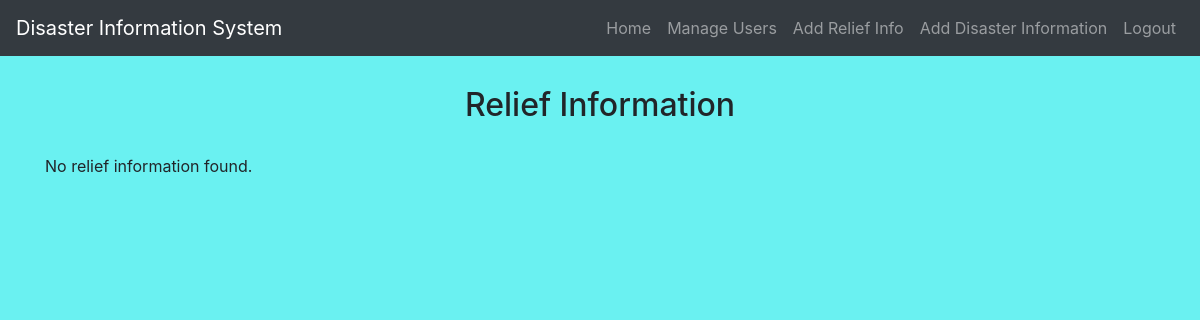
/admin/view_relief_information.php (signed in), run on an earlier commit of the app's database.
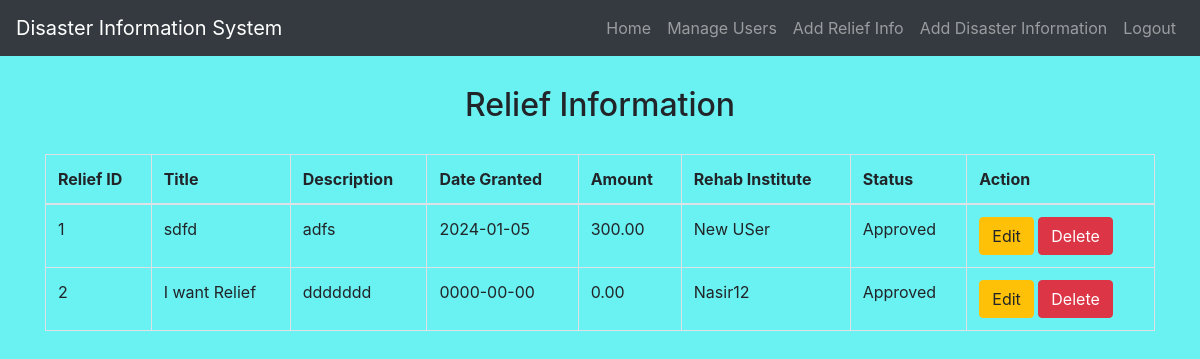
And on a later commit of the database.
### tables this page shows
CREATE TABLE `reliefinformation` (
  `ReliefID` int(11) NOT NULL,
  `Title` varchar(255) NOT NULL,
  `Description` text NOT NULL,
  `DateGranted` date NOT NULL,
  `Amount` decimal(10,2) NOT NULL,
  `RehabInstituteID` int(11) NOT NULL,
  `Status` enum('Pending','Rejected','Approved','Granted') NOT NULL
);

CREATE TABLE `user` (
  `UserID` int(11) NOT NULL,
  `Username` varchar(255) NOT NULL,
  `Email` varchar(255) NOT NULL,
  `Password` varchar(255) NOT NULL,
  `ContactInfo` varchar(255) NOT NULL,
  `UserType` enum('General User','Rehabilitation Institutes') NOT NULL,
  `Address` text NOT NULL,
  `Status` varchar(20) NOT NULL DEFAULT 'Pending'
);

### admin/view_relief_information.php (the view, shortened to what this page needs)
<?php
include('config.php');
$sql = "SELECT r.ReliefID, r.Title, r.Description, r.DateGranted, r.Amount, u.Username AS RehabInstituteName, u.Status
        FROM ReliefInformation r
        JOIN User u ON r.RehabInstituteID = u.UserID";
$result = $conn->query($sql);
?>
<!DOCTYPE html>
<html lang="en">
<head>
    <link rel="stylesheet" href="https://stackpath.bootstrapcdn.com/bootstrap/4.5.2/css/bootstrap.min.css">
    <link rel="stylesheet" href="./css/style.css">
</head>
<body>
    <?php include('navbar.php'); ?>
    <div class="container mt-3">
        <h2>Relief Information</h2>
        <?php
        if ($result->num_rows > 0) {
            echo "<table class='table table-bordered'>
                    <thead>
                        <tr>
                            <th>Relief ID</th>
                            <th>Title</th>
                            <th>Description</th>
                            <th>Date Granted</th>
                            <th>Amount</th>
                            <th>Rehab Institute</th>
                            <th>Status</th>
                            <th>Action</th>
                        </tr>
                    </thead>
                    <tbody>";
            while ($row = $result->fetch_assoc()) {
                echo "<tr>
                        <td>{$row['ReliefID']}</td>
                        <td>{$row['Title']}</td>
                        <td>{$row['Description']}</td>
                        <td>{$row['DateGranted']}</td>
                        <td>{$row['Amount']}</td>
                        <td>{$row['RehabInstituteName']}</td>
                        <td>{$row['Status']}</td>
                        <td>
                            <a href='edit_relief_information.php?relief_id={$row['ReliefID']}' class='btn btn-warning'>Edit</a>
                            <a href='view_relief_information.php?delete_relief={$row['ReliefID']}' class='btn btn-danger' onclick='return confirm(\"Are you sure you want to delete this relief information?\")'>Delete</a>
                        </td>
                    </tr>";
            }
            echo "</tbody></table>";
        } else {
            echo "<p>No relief information found.</p>";
        }
        ?>
    </div>
</body>
</html>

### admin/navbar.php (shortened to what this page needs)
<nav class="navbar navbar-expand-lg navbar-dark bg-dark">
    <a class="navbar-brand" href="admin_dashboard.php">Disaster Information System</a>
    <div class="collapse navbar-collapse" id="navbarNav">
        <ul class="navbar-nav ml-auto">
            <li class="nav-item">
                <a class="nav-link" href="admin_dashboard.php">Home</a>
            </li>
            <li class="nav-item">
                <a class="nav-link" href="manage_users.php">Manage Users</a>
            </li>
            <li class="nav-item">
                <a class="nav-link" href="add_relief_information.php">Add Relief Info</a>
            </li>
            <li class="nav-item">
                <a class="nav-link" href="add_disaster_information.php">Add Disaster Information</a>
            </li>
            <li class="nav-item">
                <a class="nav-link" href="logout.php">Logout</a>
            </li>
        </ul>
    </div>
</nav>

### admin/css/style.css (style rules this page uses)
body { background-color:rgb(106, 241, 241); }
h1 , h2 , h3 , h4 { text-align: center; margin: 30px; }

What changed in the data, as far as the page shows it:
now on this page (row edited): reliefinformation: ReliefID "1", Title "sdfd", Description "adfs", DateGranted "2024-01-05", Amount "300.00", RehabInstituteID.Username "New USer", RehabInstituteID.Status "Approved"
added reliefinformation: ReliefID "2", Title "I want Relief", Description "ddddddd", DateGranted "0000-00-00", Amount "0.00", RehabInstituteID.Username "Nasir12", RehabInstituteID.Status "Approved"
Also different on the page:
text no longer shown: "No relief information found."
text now shown: "Relief ID Title Description Date Granted Amount Rehab Institute Status Action"
